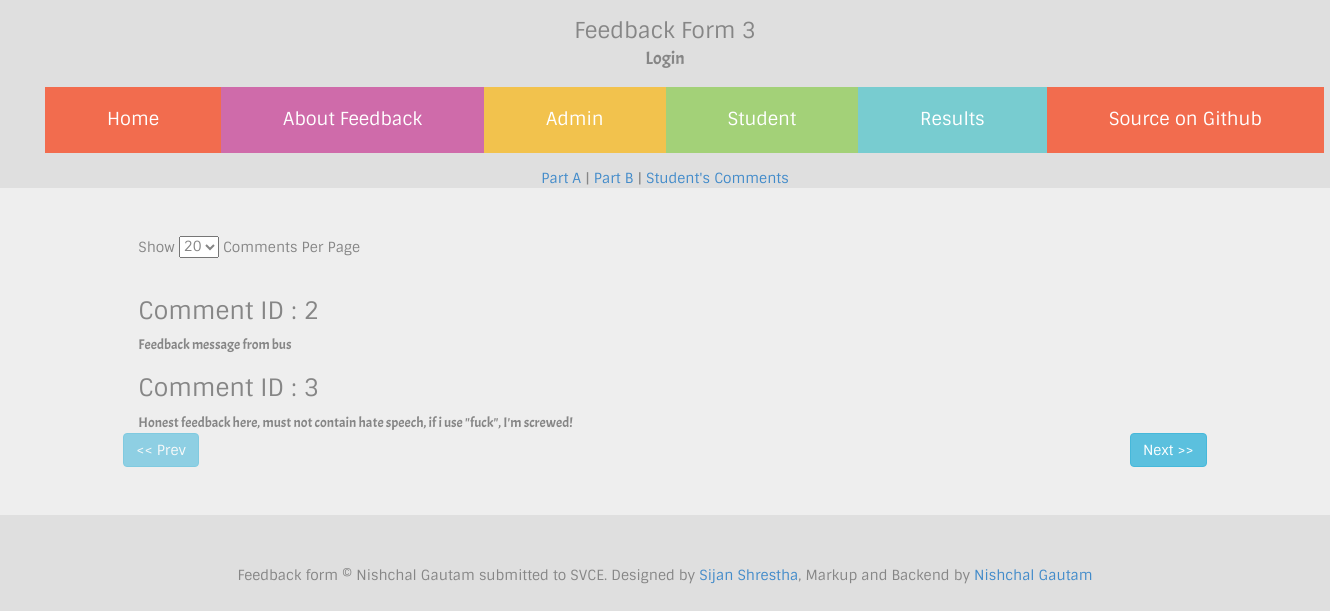
/admin/studentfeedbacks.php (signed in), run on an earlier commit of the app's database.
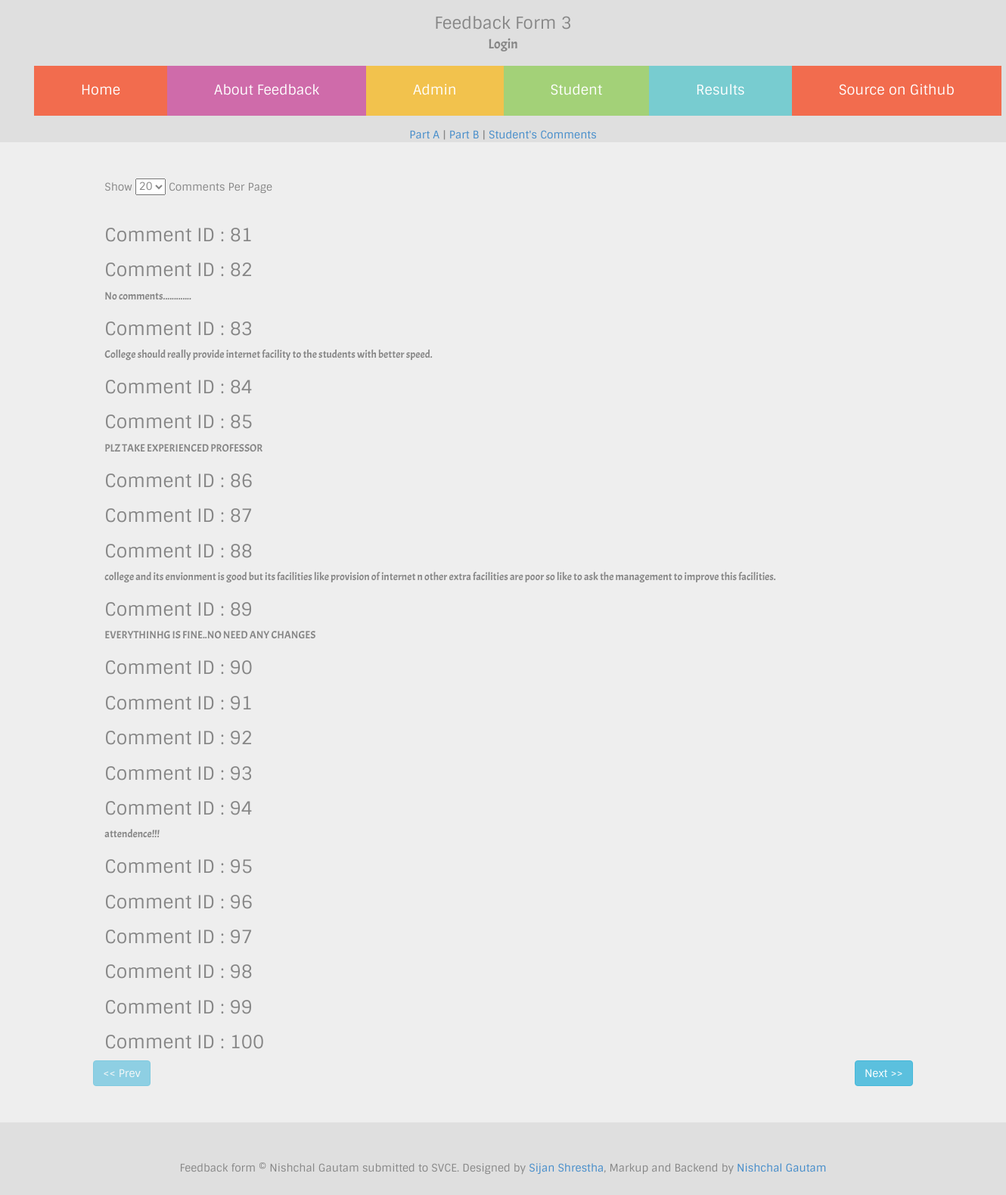
And on a later commit of the database.
### tables this page shows
CREATE TABLE `feedbackStudents` (
  `id` int(5) NOT NULL AUTO_INCREMENT,
  `usn` varchar(50) DEFAULT NULL,
  `message` text,
  PRIMARY KEY (`id`),
  UNIQUE KEY `usn` (`usn`),
  UNIQUE KEY `usn_2` (`usn`)
);

### classes/auth.class.php (called while the page is built, shortened)
<?php
	class authenticate
	{
		public static $db_host,$db_user,$db_pass,$db_name,$username,$password;
		public static function check(){
			$db_name=self::$db_name;
			$username=self::$username;
			$password=self::$password;
			$username=mysql_real_escape_string($username);
			$sql="SELECT * FROM `$db_name`.`admin` WHERE `username`='$username' LIMIT 1";
			$query=mysql_query($sql);
			$num=mysql_num_rows($query);
			if($num!=1){
				return false;
			}
			else{
				$data=mysql_fetch_object($query);
				$passdb=$data->password;
				if($password==$passdb){
					return true;
				}else{
					return false;
				}
			}
		}
	}
?>

### admin/studentfeedbacks.php (the view, shortened to what this page needs)
<?php
	require_once("../classes/auth.class.php");
?>
<?php $title="Login Admin"; require_once('../required_files/header.php'); ?>
	<div align="center">
		<a href="admin.php" >Part A</a> | <a href="collegeResult.php" >Part B</a> | <a href="studentfeedbacks.php">Student's Comments</a>
	</div>
	<div class="jumbotron">
		<div class="row">
			<div class="col-sm-10 col-sm-offset-1">
			<form action="<?php echo $_SERVER['PHP_SELF']; ?>" onchange="this.submit()" method="get">
			Show <select style="margin-bottom:20px;" name="limit" id="">
					<?php $limit=(isset($_GET['limit']))?$_GET['limit']:20;?>
					<option value="20" <?php if ($limit==20) {echo "selected";} ?>>20</option>
				</select> Comments Per Page
			</form>
				<?php
					$limit=(isset($_GET['limit']))?$_GET['limit']:20;
					$limit=($limit<0)?0:$limit;
					$offset=(isset($_GET['offset']))?$_GET['offset']:0;
					$offset=($offset<0)?0:$offset;
					$sql="SELECT id,message FROM `$db_name`.`feedbackStudents` LIMIT $limit OFFSET $offset";
					$query=mysql_query($sql);
					while ($data=mysql_fetch_object($query)) {
						echo "<h3>Comment ID : ".$data->id."</h3><span style='font-family:acme;'>".$data->message."</span>";
					}
				 ?>
				 <div class="row"><a href="<?php $newoffset=$offset-$limit;echo $_SERVER['PHP_SELF']."?limit=$limit&offset=$newoffset"; ?>" class="badge <?php if($newoffset<0){echo "disabled";} ?> btn btn-info">&lt;&lt; Prev</a><a href="<?php $newoffset=$offset+$limit; echo $_SERVER['PHP_SELF']."?limit=$limit&offset=$newoffset"; ?>" class="badge btn btn-info pull-right">Next &gt;&gt;</a></div>
			</div>
		</div>
	</div>
<?php require_once('../required_files/footer.php'); ?>

### required_files/header.php (shortened to what this page needs)
<!doctype html>
<html lang="en">
<head>
	<link rel="stylesheet" href="/bootstrap/css/bootstrap.min.css">
	<link rel="stylesheet" href="/styles.css">
</head>
<body>
	<div class="head">Feedback Form 3</div>
	<div class="head subtitle">Login</div>
	<nav>
		<ul>
			<li><a href="/index.php" class="home">Home</a></li>
			<li><a href="/about.php" class="about">About Feedback</a></li>
			<li><a href="/adminlogin.php" class="admin">Admin</a></li>
			<li><a href="/studentlogin.php" class="login">Student</a></li>
			<li><a href="/admin/" class="result">Results</a></li>
			<li><a href="https://www.github.com/cyberhck/studentfeedback" class="source">Source on Github</a></li>
		</ul>
	</nav>

### required_files/footer.php
<footer align="center">Feedback form &copy; Nishchal Gautam submitted to SVCE. Designed by <a href="https://www.facebook.com/sijanshs">Sijan Shrestha</a>, Markup and Backend by <a href="http://nishgtm.com">Nishchal Gautam</a></footer>
</body>
</html>

### styles.css (style rules this page uses)
nav { list-style:none;text-align:center;margin-top:15px;margin-bottom:15px }
nav ul { margin:0 auto }
nav li { position:relative;display:table-cell }
nav ul li { margin:0 0 0 0 }
nav ul li a { padding:20px 62px 20px 62px;font-size:18px;display:block;position:relative;margin:0 0 0 0;color:#fff }
nav { width:1320px;margin:0 auto;margin-top:15px;margin-bottom:15px }
.home { background:#f26c4e }
.about { background:#cf6baa }
.admin { background:#f2c24d }
.login { background:#a3d178 }
.result { background:#78ccd0 }
.source { background:#f26c4e }
body { background:#dfdfdf;color:#868686;font-family:sintony }
div.head { margin-top:15px;font-size:22px;text-align:center;font-family:sintony }
div.head.subtitle { margin-top:0;font-size:18px;font-family:acme }
footer { padding:20px;margin-bottom:50px }

What changed in the data, as far as the page shows it:
removed feedbackstudents: id "2", message "Feedback message from bus"
removed feedbackstudents: id "3", message "Honest feedback here, must not contain hate speech, if i use \"fuck\", I'm screwed!"
added feedbackstudents: id "81"
added feedbackstudents: id "82", message "No comments............."
added feedbackstudents: id "83", message "College should really provide internet facility to the students with better speed."
added feedbackstudents: id "84"
added feedbackstudents: id "85", message "PLZ TAKE EXPERIENCED PROFESSOR"
added feedbackstudents: id "86"
added feedbackstudents: id "87"
added feedbackstudents: id "88", message "college and its envionment is good but its facilities like provision of internet n other extra facilities are poor so like to ask the management to improve this facilities."
added feedbackstudents: id "89", message "EVERYTHINHG IS FINE..NO NEED ANY CHANGES"
added feedbackstudents: id "90"
added feedbackstudents: id "91"
added feedbackstudents: id "92"
added feedbackstudents: id "93"
added feedbackstudents: id "94", message "attendence!!!"
added feedbackstudents: id "95"
added feedbackstudents: id "96"
added feedbackstudents: id "97"
added feedbackstudents: id "98"
added feedbackstudents: id "99"
added feedbackstudents: id "100"
